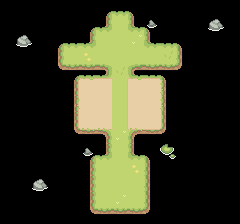

Below is a game level as drawn by its tile map, then a one-line description and the .tmx file that defines it, in full:
An orthogonal 15x14 tile map with 16x16 px tiles, 3 tile layers (tiles, dirt, objects), 6 hidden layers not drawn.

<map version="1.9" tiledversion="1.9.2" orientation="orthogonal" renderorder="right-down" width="15" height="14" tilewidth="16" tileheight="16" infinite="0" nextlayerid="10" nextobjectid="1">
 <tileset firstgid="1" source="../graphics/tiles/all_tiles.tsx" />
 <layer id="7" name="background" width="15" height="14" visible="0">
  <data encoding="csv">
69,69,69,69,69,69,69,69,69,69,69,69,69,69,69,
69,69,69,69,69,69,69,0,69,69,69,69,69,69,69,
69,69,69,69,69,69,0,0,0,69,69,69,69,69,69,
69,69,69,69,0,0,0,0,0,0,0,69,69,69,69,
69,69,69,69,69,69,69,0,69,69,69,69,69,69,69,
69,69,69,69,69,0,0,0,0,0,69,69,69,69,69,
69,69,69,69,69,0,0,0,0,0,69,69,69,69,69,
69,69,69,69,69,0,0,0,0,0,69,69,69,69,69,
69,69,69,69,69,69,69,0,69,69,69,69,69,69,69,
69,69,69,69,69,69,69,0,69,69,69,69,69,69,69,
69,69,69,69,69,69,0,0,0,69,69,69,69,69,69,
69,69,69,69,69,69,0,0,0,69,69,69,69,69,69,
69,69,69,69,69,69,0,0,0,69,69,69,69,69,69,
69,69,69,69,69,69,69,69,69,69,69,69,69,69,69
</data>
 </layer>
 <layer id="1" name="tiles" width="15" height="14">
  <data encoding="csv">
0,0,0,0,0,0,1,2,3,0,0,0,0,0,0,
0,0,0,0,0,1,5,18,6,3,0,0,0,0,0,
0,0,0,1,2,5,18,18,65,6,2,3,0,0,0,
0,0,0,17,18,66,18,18,18,18,67,19,0,0,0,
0,0,0,33,34,50,51,67,49,50,34,35,0,0,0,
0,0,0,0,17,18,18,18,18,18,19,0,0,0,0,
0,0,0,0,17,18,18,18,18,18,19,0,0,0,0,
0,0,0,0,17,18,18,18,18,18,19,0,0,0,0,
0,0,0,0,33,34,21,65,22,34,35,0,0,0,0,
0,0,0,0,0,1,5,18,6,3,0,0,0,0,0,
0,0,0,0,0,17,18,18,66,19,0,0,0,0,0,
0,0,0,0,0,17,18,18,18,19,0,0,0,0,0,
0,0,0,0,0,17,18,65,18,19,0,0,0,0,0,
0,0,0,0,0,33,34,34,34,35,0,0,0,0,0
</data>
 </layer>
 <layer id="9" name="dirt" width="15" height="14">
  <data encoding="csv">
0,0,0,0,0,0,0,0,0,0,0,0,0,0,0,
0,0,0,0,0,0,0,0,0,0,0,0,0,0,0,
0,0,0,0,0,0,0,0,0,0,0,0,0,0,0,
0,0,0,0,0,0,0,0,0,0,0,0,0,0,0,
0,0,0,0,0,71,8,9,71,8,9,0,0,0,0,
0,0,0,0,23,24,24,78,24,24,74,0,0,0,0,
0,0,0,0,72,24,24,78,24,24,74,0,0,0,0,
0,0,0,0,23,24,24,78,24,24,25,0,0,0,0,
0,0,0,0,0,73,73,41,73,40,41,0,0,0,0,
0,0,0,0,0,0,0,0,0,0,0,0,0,0,0,
0,0,0,0,0,0,0,0,0,0,0,0,0,0,0,
0,0,0,0,0,0,0,0,0,0,0,0,0,0,0,
0,0,0,0,0,0,0,0,0,0,0,0,0,0,0,
0,0,0,0,0,0,0,0,0,0,0,0,0,0,0
</data>
 </layer>
 <layer id="8" name="objects" width="15" height="14">
  <data encoding="csv">
0,0,0,0,0,0,0,0,0,0,0,0,0,0,0,
0,0,0,0,0,0,0,0,0,32,0,0,0,16,0,
0,16,0,0,0,0,0,0,0,0,0,0,0,0,0,
0,0,0,0,0,0,0,0,0,0,0,0,0,0,0,
0,0,0,0,1,0,0,7,0,0,3,0,0,0,0,
0,0,0,0,0,0,0,0,0,0,0,0,0,0,0,
0,0,0,0,0,0,0,0,0,0,0,0,0,0,0,
0,0,0,0,0,0,0,0,0,0,0,0,0,0,0,
0,0,0,0,0,0,0,39,0,0,0,0,0,0,0,
0,0,0,0,0,32,0,0,0,0,64,0,0,0,0,
0,0,0,0,0,0,0,0,0,0,0,0,0,0,0,
0,0,16,0,0,0,0,0,0,0,0,0,0,0,0,
0,0,0,0,0,0,0,0,0,0,0,0,0,0,0,
0,0,0,0,0,0,0,0,0,0,0,0,0,0,0
</data>
 </layer>
 <layer id="6" name="traps" width="15" height="14" visible="0">
  <data encoding="csv">
0,0,0,0,0,0,0,0,0,0,0,0,0,0,0,
0,0,0,0,0,0,0,0,0,0,0,0,0,0,0,
0,0,0,0,0,0,0,0,0,0,0,0,0,0,0,
0,0,0,0,0,0,0,0,0,0,0,0,0,0,0,
0,0,0,0,0,0,0,0,0,0,0,0,0,0,0,
0,0,0,0,0,0,0,70,0,0,0,0,0,0,0,
0,0,0,0,0,0,0,70,0,0,0,0,0,0,0,
0,0,0,0,0,0,0,70,0,0,0,0,0,0,0,
0,0,0,0,0,0,0,0,0,0,0,0,0,0,0,
0,0,0,0,0,0,0,0,0,0,0,0,0,0,0,
0,0,0,0,0,0,0,0,0,0,0,0,0,0,0,
0,0,0,0,0,0,0,0,0,0,0,0,0,0,0,
0,0,0,0,0,0,0,0,0,0,0,0,0,0,0,
0,0,0,0,0,0,0,0,0,0,0,0,0,0,0
</data>
 </layer>
 <layer id="5" name="spawn_point" width="15" height="14" visible="0">
  <data encoding="csv">
0,0,0,0,0,0,0,0,0,0,0,0,0,0,0,
0,0,0,0,0,0,0,0,0,0,0,0,0,0,0,
0,0,0,0,0,0,0,0,0,0,0,0,0,0,0,
0,0,0,0,0,0,0,0,0,0,0,0,0,0,0,
0,0,0,0,0,0,0,0,0,0,0,0,0,0,0,
0,0,0,0,0,0,0,0,0,0,0,0,0,0,0,
0,0,0,0,0,0,0,0,0,0,0,0,0,0,0,
0,0,0,0,0,0,0,0,0,0,0,0,0,0,0,
0,0,0,0,0,0,0,0,0,0,0,0,0,0,0,
0,0,0,0,0,0,0,0,0,0,0,0,0,0,0,
0,0,0,0,0,0,0,0,0,0,0,0,0,0,0,
0,0,0,0,0,0,0,70,0,0,0,0,0,0,0,
0,0,0,0,0,0,0,0,0,0,0,0,0,0,0,
0,0,0,0,0,0,0,0,0,0,0,0,0,0,0
</data>
 </layer>
 <layer id="3" name="exit_point" width="15" height="14" visible="0">
  <data encoding="csv">
0,0,0,0,0,0,0,0,0,0,0,0,0,0,0,
0,0,0,0,0,0,0,0,0,0,0,0,0,0,0,
0,0,0,0,0,0,0,70,0,0,0,0,0,0,0,
0,0,0,0,0,0,0,0,0,0,0,0,0,0,0,
0,0,0,0,0,0,0,0,0,0,0,0,0,0,0,
0,0,0,0,0,0,0,0,0,0,0,0,0,0,0,
0,0,0,0,0,0,0,0,0,0,0,0,0,0,0,
0,0,0,0,0,0,0,0,0,0,0,0,0,0,0,
0,0,0,0,0,0,0,0,0,0,0,0,0,0,0,
0,0,0,0,0,0,0,0,0,0,0,0,0,0,0,
0,0,0,0,0,0,0,0,0,0,0,0,0,0,0,
0,0,0,0,0,0,0,0,0,0,0,0,0,0,0,
0,0,0,0,0,0,0,0,0,0,0,0,0,0,0,
0,0,0,0,0,0,0,0,0,0,0,0,0,0,0
</data>
 </layer>
 <layer id="4" name="carrots" width="15" height="14" visible="0">
  <data encoding="csv">
0,0,0,0,0,0,0,0,0,0,0,0,0,0,0,
0,0,0,0,0,0,0,0,0,0,0,0,0,0,0,
0,0,0,0,0,0,0,0,0,0,0,0,0,0,0,
0,0,0,0,0,0,0,0,0,0,0,0,0,0,0,
0,0,0,0,0,0,0,0,0,0,0,0,0,0,0,
0,0,0,0,0,70,70,0,70,70,0,0,0,0,0,
0,0,0,0,0,70,70,0,70,70,0,0,0,0,0,
0,0,0,0,0,70,70,0,70,70,0,0,0,0,0,
0,0,0,0,0,0,0,0,0,0,0,0,0,0,0,
0,0,0,0,0,0,0,0,0,0,0,0,0,0,0,
0,0,0,0,0,0,0,0,0,0,0,0,0,0,0,
0,0,0,0,0,0,0,0,0,0,0,0,0,0,0,
0,0,0,0,0,0,0,0,0,0,0,0,0,0,0,
0,0,0,0,0,0,0,0,0,0,0,0,0,0,0
</data>
 </layer>
 <layer id="2" name="border" width="15" height="14" visible="0">
  <data encoding="csv">
0,0,0,0,0,0,68,68,68,0,0,0,0,0,0,
0,0,0,0,0,68,68,0,68,68,0,0,0,0,0,
0,0,0,68,68,68,0,0,0,68,68,68,0,0,0,
0,0,0,68,0,0,0,0,0,0,0,68,0,0,0,
0,0,0,68,68,68,68,0,68,68,68,68,0,0,0,
0,0,0,0,68,0,0,0,0,0,68,0,0,0,0,
0,0,0,0,68,0,0,0,0,0,68,0,0,0,0,
0,0,0,0,68,0,0,0,0,0,68,0,0,0,0,
0,0,0,0,68,68,68,0,68,68,68,0,0,0,0,
0,0,0,0,0,68,68,0,68,68,0,0,0,0,0,
0,0,0,0,0,68,0,0,0,68,0,0,0,0,0,
0,0,0,0,0,68,0,0,0,68,0,0,0,0,0,
0,0,0,0,0,68,0,0,0,68,0,0,0,0,0,
0,0,0,0,0,68,68,68,68,68,0,0,0,0,0
</data>
 </layer>
</map>